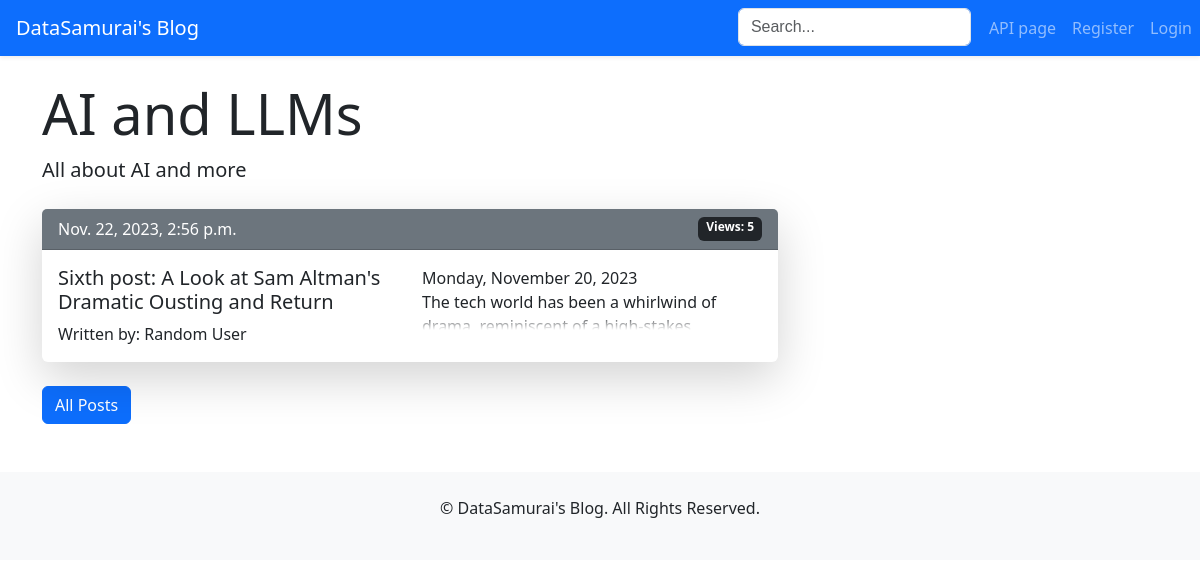
Before: /blog/category/5/ with the older database file.
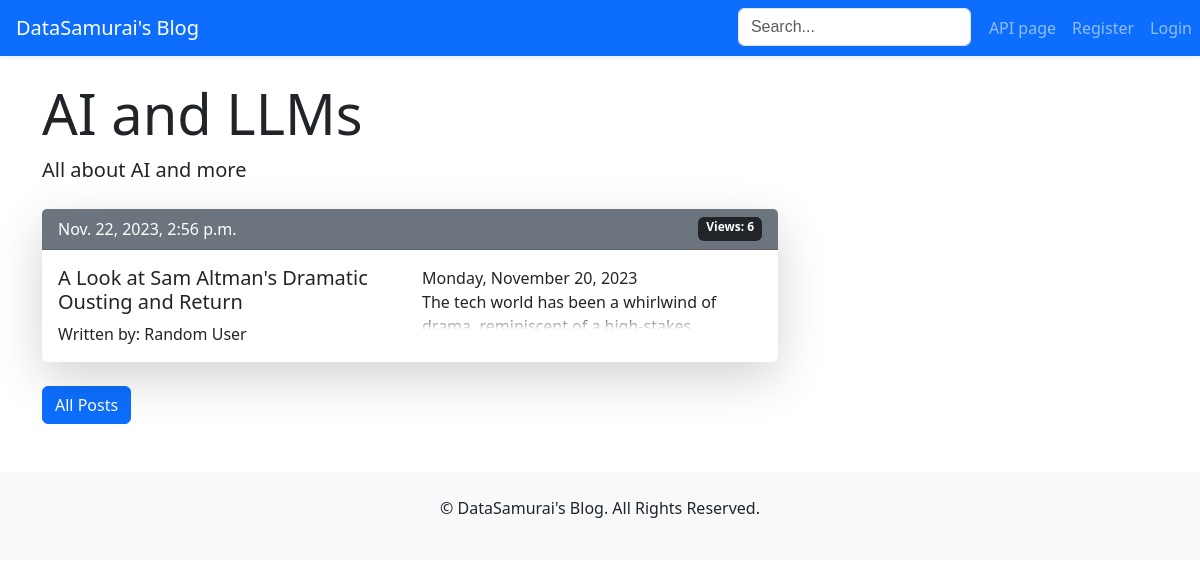
After: the same page with the newer database file.
### posts/models.py (models this page shows, shortened)
class Post(models.Model):
    title = models.CharField(max_length=100, unique=True)
    content = RichTextField()
    category = models.ForeignKey('Category', on_delete=models.SET_NULL, null=True)
    author = models.ForeignKey(settings.AUTH_USER_MODEL, on_delete=models.SET_NULL, null=True)
    date_scheduled = models.DateTimeField(null=True, blank=True)
    date_published = models.DateTimeField(null=True, blank=True)
    views = models.PositiveIntegerField(default=0)
    is_published = models.BooleanField(default=False)
    class Meta:
        ordering = ['-date_published']

### users/models.py (models this page shows, shortened)
class CustomUser(AbstractUser):
    is_banned = models.BooleanField(default=False)
    bio = models.CharField(max_length=200, blank=True, null=True, default=None)
    social_media = models.JSONField(default=dict, blank=True)
    profile_picture = models.ImageField(upload_to='profile_pictures/', blank=True, null=True)
    class Meta:
        ordering = ['id']

### posts/views.py (the view)
# urls.py: path('category/<int:category_id>/', views.CategoryDetailView.as_view(), name='category_detail'),
class CategoryDetailView(DetailView):
    model = Category
    template_name = 'posts/category_detail.html'
    context_object_name = 'category'
    def get_object(self, queryset=None):
        category_id = self.kwargs.get('category_id')
        return get_object_or_404(self.model, pk=category_id)
    def get_context_data(self, **kwargs):
        context = super().get_context_data(**kwargs)
        context['posts'] = self.object.post_set.filter(is_published=True)
        return context

### templates/posts/category_detail.html
{% extends 'base.html' %}
{% block page_content %}
    <h2 class="display-4">{{ category.title }}</h2>
    <p class="lead">{{ category.description }}</p>
    <div class="row mt-4">
        <div class="col-md-8">
            {% for post in posts %}
                <div class="card mb-4 border-0 shadow-lg">
                    <div class="card-header bg-secondary text-white d-flex justify-content-between">
                        <span>{{ post.date_published }}</span>
                        <span class="badge bg-dark">Views: {{ post.views }}</span>
                    </div>
                    <div class="card-body">
                        <div class="row">
                            <div class="col-md-6">
                                <h5 class="card-title">
                                    <a href="{% url 'post_detail' post.id %}" class="text-dark text-decoration-none">
                                        {{ post.title }}
                                    </a>
                                </h5>
                                <p class="card-text">Written
                                    by: {{ post.author.first_name }} {{ post.author.last_name }}</p>
                            </div>
                            <div class="col-md-6">
                                <div class="fade-out">
                                    {{ post.content|safe }}
                                </div>
                            </div>
                        </div>
                    </div>
                </div>
            {% endfor %}
        </div>
    </div>
    <a href="{% url 'post_list' %}" class="btn btn-primary">All Posts</a>
{% endblock %}

Changed rows visible on the page:
changed Post "Random": views "5" → "6"; title "Sixth post: A Look at Sam Altman's Dramatic Ousting and Return" → "A Look at Sam Altman's Dramatic Ousting and Return"
